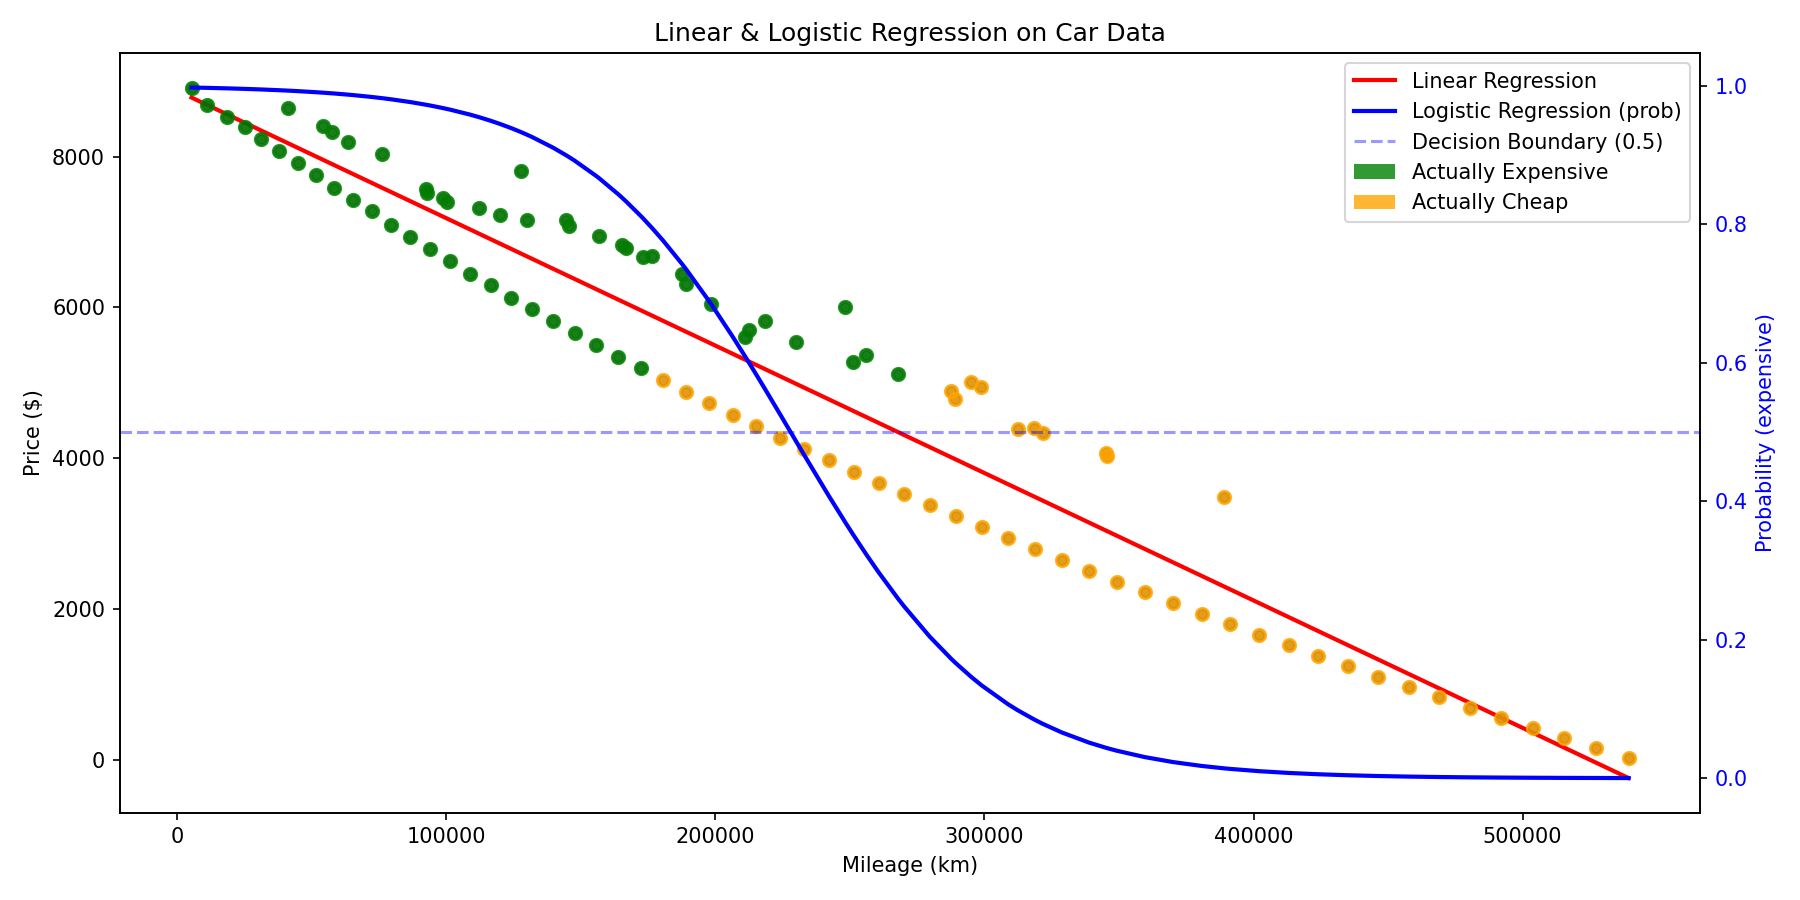

This figure's Python source:
import matplotlib.pyplot as plt
import csv

# Read data
mileages, prices, linear_preds, probs, labels = [], [], [], [], []
with open('output_data.csv') as f:
    reader = csv.reader(f)
    next(reader)  # skip header
    for row in reader:
        mileages.append(float(row[0]))
        prices.append(float(row[1]))
        linear_preds.append(float(row[2]))
        probs.append(float(row[3]))
        labels.append(int(row[4]))

# Sort by mileage so lines are smooth
sorted_data = sorted(zip(mileages, prices, linear_preds, probs, labels), key=lambda x: x[0])
mileages, prices, linear_preds, probs, labels = zip(*sorted_data)

# Create figure with two y-axes
fig, ax1 = plt.subplots(figsize=(12, 6))

# --- Left y-axis: Price ---
ax1.set_xlabel('Mileage (km)')
ax1.set_ylabel('Price ($)', color='black')
ax1.scatter(mileages, prices, alpha=0.5, c='black', s=20, zorder=5)
ax1.plot(mileages, linear_preds, color='red', linewidth=2, label='Linear Regression (price)')
ax1.tick_params(axis='y', labelcolor='black')

# --- Right y-axis: Probability ---
ax2 = ax1.twinx()
ax2.set_ylabel('Probability (expensive)', color='blue')
ax2.plot(mileages, probs, color='blue', linewidth=2, label='Logistic Regression (prob)')
ax2.axhline(y=0.5, color='blue', linestyle='--', alpha=0.4, label='Decision boundary (0.5)')
ax2.tick_params(axis='y', labelcolor='blue')

# Color-code scatter points by actual label
for i in range(len(mileages)):
    color = 'green' if labels[i] == 1 else 'orange'
    ax1.scatter(mileages[i], prices[i], c=color, s=40, zorder=6, alpha=0.8)

# Legend
from matplotlib.patches import Patch
from matplotlib.lines import Line2D
legend_elements = [
    Line2D([0], [0], color='red', linewidth=2, label='Linear Regression'),
    Line2D([0], [0], color='blue', linewidth=2, label='Logistic Regression (prob)'),
    Line2D([0], [0], color='blue', linestyle='--', alpha=0.4, label='Decision Boundary (0.5)'),
    Patch(facecolor='green', alpha=0.8, label='Actually Expensive'),
    Patch(facecolor='orange', alpha=0.8, label='Actually Cheap'),
]
ax1.legend(handles=legend_elements, loc='upper right')

plt.title('Linear & Logistic Regression on Car Data')
plt.tight_layout()
plt.savefig('visualisation.png', dpi=150)
plt.show()
print("Plot saved as visualisation.png")
